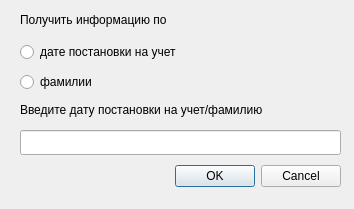
<?xml version="1.0" encoding="UTF-8"?>
<ui version="4.0">
 <class>Dialog</class>
 <widget class="QDialog" name="Dialog">
  <property name="geometry">
   <rect>
    <x>0</x>
    <y>0</y>
    <width>354</width>
    <height>209</height>
   </rect>
  </property>
  <property name="windowTitle">
   <string>Dialog</string>
  </property>
  <widget class="QDialogButtonBox" name="buttonBox">
   <property name="geometry">
    <rect>
     <x>0</x>
     <y>160</y>
     <width>341</width>
     <height>32</height>
    </rect>
   </property>
   <property name="orientation">
    <enum>Qt::Horizontal</enum>
   </property>
   <property name="standardButtons">
    <set>QDialogButtonBox::Cancel|QDialogButtonBox::Ok</set>
   </property>
  </widget>
  <widget class="QLabel" name="label">
   <property name="geometry">
    <rect>
     <x>20</x>
     <y>100</y>
     <width>351</width>
     <height>20</height>
    </rect>
   </property>
   <property name="text">
    <string>Введите дату постановки на учет/фамилию</string>
   </property>
  </widget>
  <widget class="QLineEdit" name="lineEdit">
   <property name="geometry">
    <rect>
     <x>20</x>
     <y>130</y>
     <width>321</width>
     <height>25</height>
    </rect>
   </property>
  </widget>
  <widget class="QRadioButton" name="radioButton">
   <property name="geometry">
    <rect>
     <x>20</x>
     <y>40</y>
     <width>201</width>
     <height>24</height>
    </rect>
   </property>
   <property name="text">
    <string>дате постановки на учет</string>
   </property>
  </widget>
  <widget class="QRadioButton" name="radioButton_2">
   <property name="geometry">
    <rect>
     <x>20</x>
     <y>70</y>
     <width>107</width>
     <height>24</height>
    </rect>
   </property>
   <property name="text">
    <string>фамилии</string>
   </property>
  </widget>
  <widget class="QLabel" name="label_2">
   <property name="geometry">
    <rect>
     <x>20</x>
     <y>10</y>
     <width>201</width>
     <height>20</height>
    </rect>
   </property>
   <property name="text">
    <string>Получить информацию по</string>
   </property>
  </widget>
 </widget>
 <resources/>
 <connections>
  <connection>
   <sender>buttonBox</sender>
   <signal>accepted()</signal>
   <receiver>Dialog</receiver>
   <slot>accept()</slot>
   <hints>
    <hint type="sourcelabel">
     <x>248</x>
     <y>254</y>
    </hint>
    <hint type="destinationlabel">
     <x>157</x>
     <y>274</y>
    </hint>
   </hints>
  </connection>
  <connection>
   <sender>buttonBox</sender>
   <signal>rejected()</signal>
   <receiver>Dialog</receiver>
   <slot>reject()</slot>
   <hints>
    <hint type="sourcelabel">
     <x>316</x>
     <y>260</y>
    </hint>
    <hint type="destinationlabel">
     <x>286</x>
     <y>274</y>
    </hint>
   </hints>
  </connection>
 </connections>
</ui>
